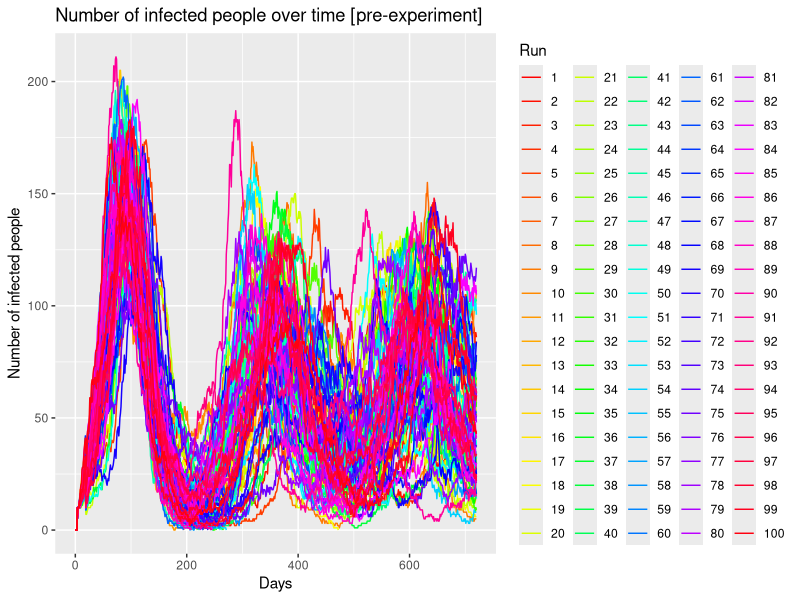
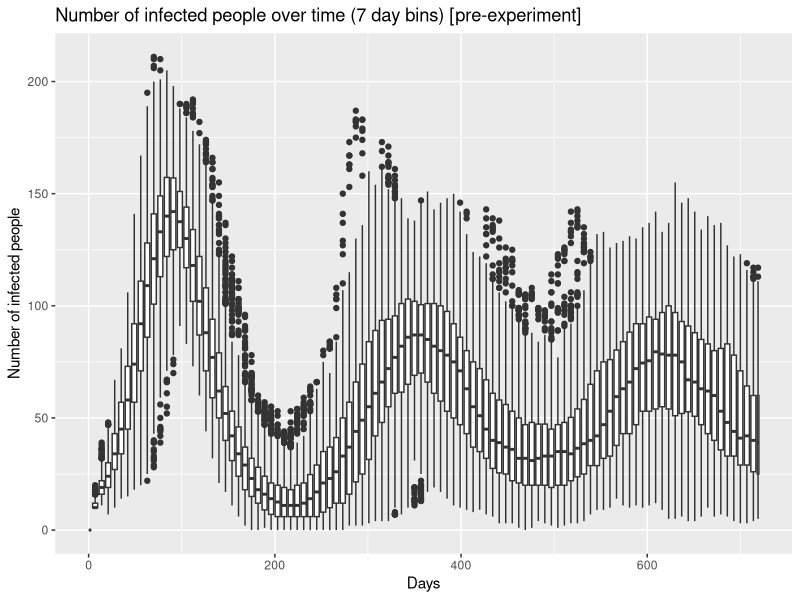
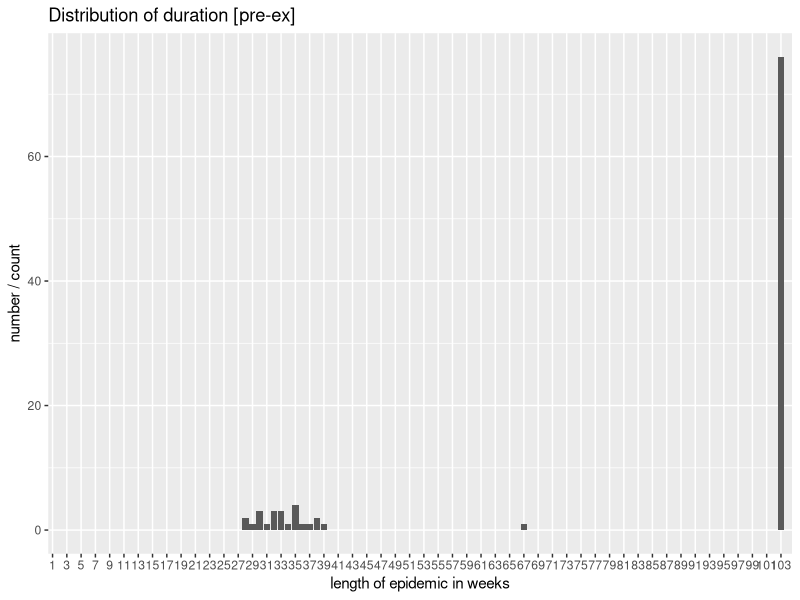
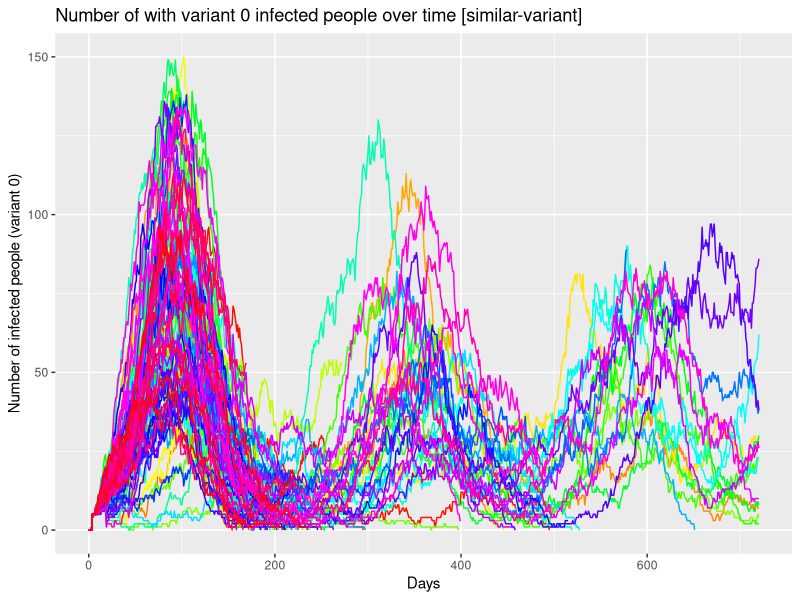
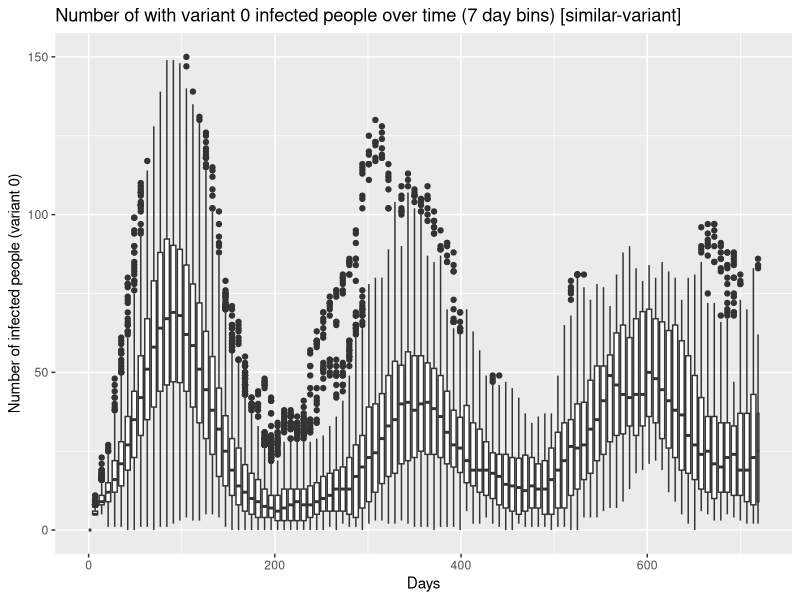
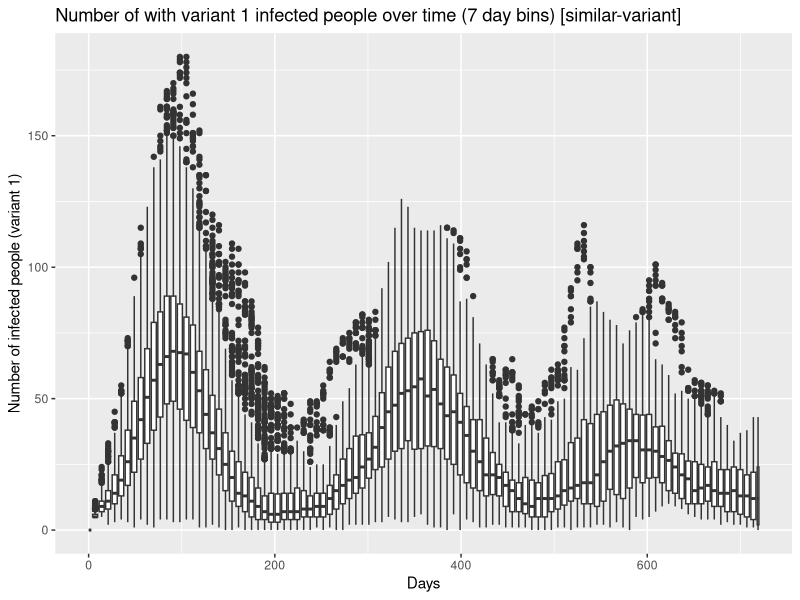
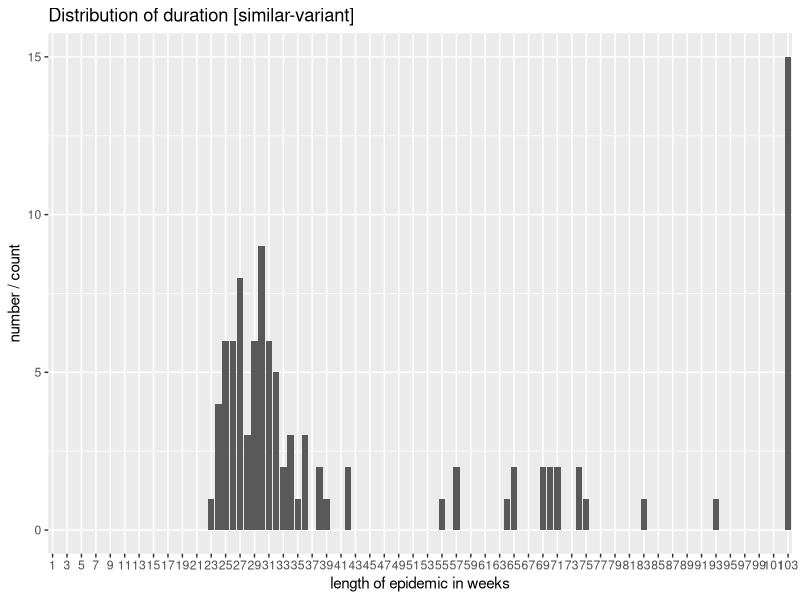
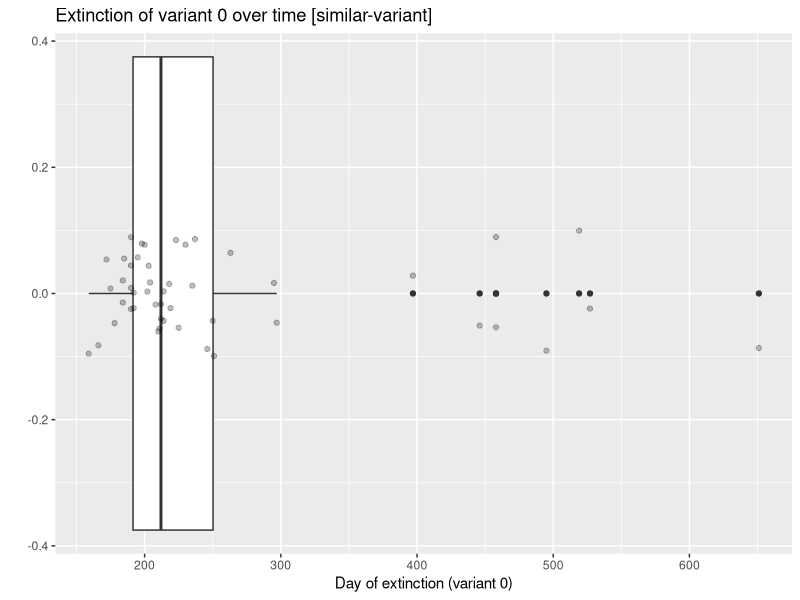

Reproduce these figures in R, in order.
#Put this at the top of every file, unless you really really want to work with factors
#this will save you a lot of confusion
options(stringsAsFactors = FALSE)
options(device=.Platform$OS.type)
options(gsubfn.engine = "R")

#these are from two separate packages
library(ggplot2)

# needed for reshaping data frames
# library(reshape2)

#used for querying data, performing aggregations, filtering, etc.
library(sqldf)

##### PRE-EXPERIMENT #####
df_preExperiment = read.table("netlogo/pre-experiment.csv", skip = 6, sep = ",", head=TRUE)
# Remove the X. in the column names
colnames(df_preExperiment) = gsub("X\\.", "", colnames(df_preExperiment))
summary(df_preExperiment)

# Array of curves
ggplot(data=df_preExperiment, aes(x=step., y=n.sick.people, group=run.number.)) + #use myDataFrame for the data, columns for x and y
  geom_line(aes(colour = as.factor(run.number.))) + #we want to use points, colored by runNumber
  xlab("Days") +  #specify x and y labels
  ylab("Number of infected people") +
  ggtitle("Number of infected people over time [pre-experiment]") + #give the plot a title
  scale_colour_manual("Run",values = rainbow(max(df_preExperiment$run.number., na.rm = FALSE)))
readline(prompt = "Press [enter] to continue")
ggsave("./diagrams/pre-ex/arrayOfCurves.png")

ggplot(data=df_preExperiment, aes(x=step., y=n.sick.people, group=round(step./7))) +
  geom_boxplot() +
  xlab("Days") +  #specify x and y labels
  ylab("Number of infected people") +
  ggtitle("Number of infected people over time (7 day bins) [pre-experiment]")
readline(prompt = "Press [enter] to continue")
ggsave("./diagrams/pre-ex/boxplot.png")


duration = aggregate(df_preExperiment$step., by = list(df_preExperiment$run.number.), max)
colnames(duration)[1] = 'run'
colnames(duration)[2] = 'duration'

duration

# 23 times, the virus was wiped out earlier
# According to the previous boxplot these are still outliers
lengths(duration[duration$duration < 720, ])

duration$duration = round(duration$duration /7)

# ggplot(data = duration, aes(x='run', y=x)) +
#   geom_boxplot() +
#   ylab("Duration of epidemic in days") +
#   xlab("runs") +
#   ggtitle("Distribution of duration [pre-experiment]")
# ggsave("./diagrams/pre-ex/duration.png")
# readline(prompt = "Press [enter] to continue")

ggplot(data = duration, aes(x=as.factor(duration)), group=round(step./7)) +
  geom_bar() +
  ylab("number / count") +
  xlab("length of epidemic in weeks") +
  scale_x_discrete(limits = as.factor(1:(round(720/7)+1)), breaks = seq(1, round(720/7), by=2)) +
  ggtitle("Distribution of duration [pre-ex]")
readline(prompt = "Press [enter] to continue")
ggsave("./diagrams/pre-ex/duration.png")


# TODO how often did it end earlier?

###########################
##### SIMILAR-VARIANT #####
df_similarVariant = read.table("netlogo/similar-variant.csv", skip = 6, sep = ",", head=TRUE)
# Remove the X. in the column names
colnames(df_similarVariant) = gsub("X\\.", "", colnames(df_similarVariant))
summary(df_similarVariant)

# Array of curves
ggplot(data=df_similarVariant, aes(x=step., y=n.people.sick.var0, group=run.number., color=qsec)) + #use myDataFrame for the data, columns for x and y
  geom_line(aes(colour = as.factor(run.number.))) + #we want to use points, colored by runNumber
  theme(legend.position = "none") +
  xlab("Days") +  #specify x and y labels
  ylab("Number of infected people (variant 0)") +
  ggtitle("Number of with variant 0 infected people over time [similar-variant]") + #give the plot a title
  scale_colour_manual("Run",values = rainbow(max(df_similarVariant$run.number., na.rm = FALSE)))
  # scale_color_gradient(low="blue", high="red")
  # scale_fill_distiller(palette = "RdPu")
readline(prompt = "Press [enter] to continue")
ggsave("./diagrams/sim-var/arrayOfCurvesVar0.png")



ggplot(data=df_similarVariant, aes(x=step., y=n.people.sick.var0, group=round(step./7))) +
  geom_boxplot() +
  xlab("Days") +  #specify x and y labels
  ylab("Number of infected people (variant 0)") +
  ggtitle("Number of with variant 0 infected people over time (7 day bins) [similar-variant]")
readline(prompt = "Press [enter] to continue")
ggsave("./diagrams/sim-var/boxplot0.png")


ggplot(data=df_similarVariant, aes(x=step., y=n.people.sick.var1, group=round(step./7))) +
  geom_boxplot() +
  xlab("Days") +  #specify x and y labels
  ylab("Number of infected people (variant 1)") +
  ggtitle("Number of with variant 1 infected people over time (7 day bins) [similar-variant]")
readline(prompt = "Press [enter] to continue")
ggsave("./diagrams/sim-var/boxplot1.png")



duration = aggregate(df_similarVariant$step., by = list(df_similarVariant$run.number.), max)
colnames(duration)[1] = 'run'
colnames(duration)[2] = 'duration'


# 243 times, the viruses were wiped out earlier  TODO similar to pre-ex
# According to the previous boxplot these are still outliers
lengths(duration[duration$duration < 720, ])


duration$duration = round(duration$duration /7)

duration

ggplot(data = duration, aes(x=as.factor(duration)), group=round(step./7)) +
  geom_bar() +
  ylab("number / count") +
  xlab("length of epidemic in weeks") +
  scale_x_discrete(limits = as.factor(1:round(720/7)), breaks = seq(1, round(720/7), by=2)) +
  ggtitle("Distribution of duration [similar-variant]")
readline(prompt = "Press [enter] to continue")
ggsave("./diagrams/sim-var/duration.png")



## Variant 0 died ##
# get every tuple after variant 0 died
df_simVar_var0died <- sqldf("select [run.number.], [step.], [n.people.exposed.var1], [n.people.sick.var1] from df_similarVariant where [n.people.exposed.var0] = 0 and [n.people.sick.var0] = 0")
head(df_simVar_var0died)

# get the first point in time => time of extinction of each run
df_simVar_var0died = df_simVar_var0died[!duplicated(df_simVar_var0died$run.number.),]
head(df_simVar_var0died)

ggplot(data=df_simVar_var0died, aes(x=step., y = 0)) +
  geom_boxplot() +
  geom_point(alpha=0.25, position = position_jitter(w = 0, h = 0.1)) +
  # geom_jitter() +
  xlab("Day of extinction (variant 0)") +  #specify x and y labels
  ylab("") +
  ggtitle("Extinction of variant 0 over time [similar-variant]")
readline(prompt = "Press [enter] to continue")
ggsave("./diagrams/sim-var/timeOfExtinctionVar0.png")


# was the other variant also on a low?
df_simVar_var0died$n.people.var1 = df_simVar_var0died$n.people.exposed.var1 + df_simVar_var0died$n.people.sick.var1
ggplot(data=df_simVar_var0died, aes(x=0, y = n.people.var1)) +
  geom_boxplot() +
  geom_point(alpha=0.25, position = position_jitter(w = 0.1, h = 0)) +
  # geom_jitter() +
  xlab("") +  #specify x and y labels
  ylab("Number of people with var1 (E+I)") +
  ggtitle("Number of people with var1 during time of extinction of var 1 [similar-variant]")
readline(prompt = "Press [enter] to continue")
ggsave("./diagrams/sim-var/levelVar1AfterExtinctionVar0.png")


# 48 times var 0 died
# 481
lengths(df_simVar_var0died)


## Variant 1 died ##
df_simVar_var1died <- sqldf("select [step.], [n.people.exposed.var0], [n.people.sick.var0] from df_similarVariant where [n.people.exposed.var1] = 0 and [n.people.sick.var1] = 0")
ggplot(data=df_simVar_var1died, aes(x=step., y = 0)) +
  geom_boxplot() +
  geom_point(alpha=0.25, position = position_jitter(w = 0, h = 0.1)) +
  # geom_jitter() +
  xlab("Day of extinction (variant 1)") +  #specify x and y labels
  ylab("") +
  ggtitle("Extinction of variant 1 over time [similar-variant]")
readline(prompt = "Press [enter] to continue")
ggsave("./diagrams/sim-var/timeOfExtinctionVar1.png")


# 37 times var 1 died
# 446 times
lengths(df_simVar_var1died)

# was the other variant also on a low?
df_simVar_var1died$n.people.var0 = df_simVar_var1died$n.people.exposed.var0 + df_simVar_var1died$n.people.sick.var0
ggplot(data=df_simVar_var1died, aes(x=0, y = n.people.var0)) +
  geom_boxplot() +
  geom_point(alpha=0.25, position = position_jitter(w = 0.1, h = 0)) +
  # geom_jitter() +
  xlab("") +  #specify x and y labels
  ylab("Number of people with var0 (E+I)") +
  ggtitle("Number of people with var0 during time of extinction of var 1 [similar-variant]")
readline(prompt = "Press [enter] to continue")
ggsave("./diagrams/sim-var/levelVar0AfterExtinctionVar1.png")

# TODO run 1000 times (maybe concurrent)
# TODO Tell why
# TODO Disclaimer that this is just script code
